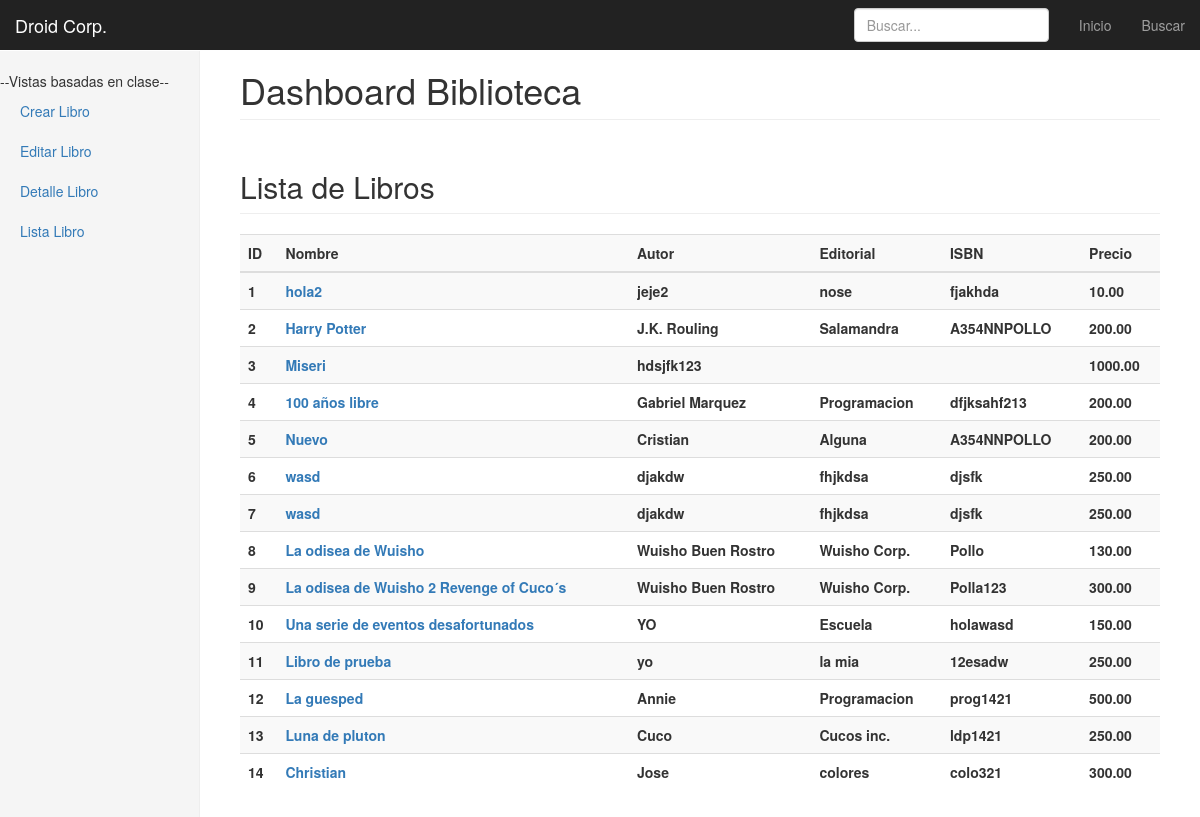
The app's page /libros/lista/, older data.
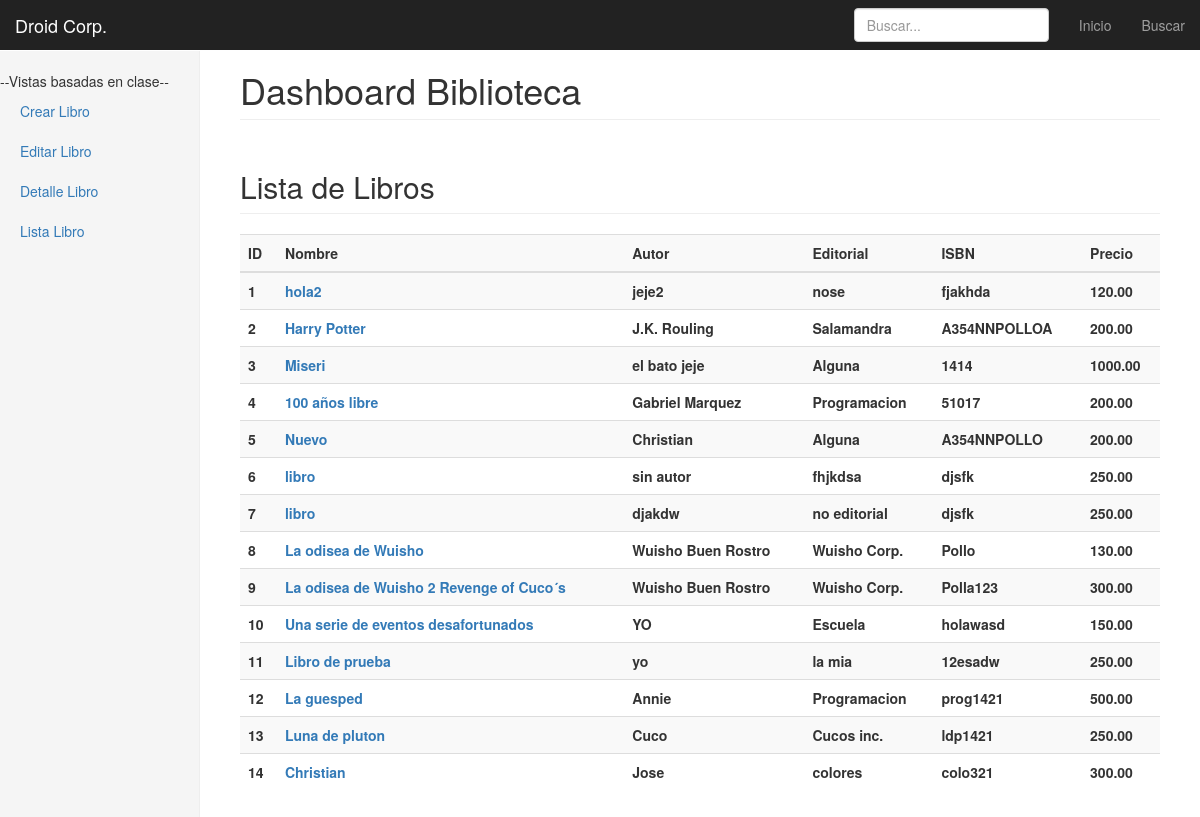
The same page, newer data.
### libros/models.py (models this page shows, shortened)
class libromodelo(models.Model):
    nombre = models.CharField(max_length = 40)
    autor = models.CharField(max_length = 40)
    editorial = models.CharField(max_length = 40)
    ISBN = models.CharField(max_length = 40)
    precio = models.DecimalField(max_digits=9999, decimal_places=2)
    slug = models.SlugField(blank=True)

### libros/views.py (the view, shortened to what this page needs)
class LibroLista(ListView):
    model = libromodelo
    def get_queryset(self, *args, **kwargs):
        qs = super(LibroLista, self).get_queryset(**kwargs)
        bs = self.request.GET.get("q")
        print bs
        return qs

### templates/libros/libromodelo_list.html (shortened to what this page needs)
{%extends 'base.html'%}
{%block busquedas%}
          <form class="navbar-form navbar-right" action="." method="GET">
            <input type="text" class="form-control" placeholder="Buscar..." name="q" value="{{ bs|escape }}">
          </form>
{%endblock%}
{%block content%}
<h2 class="sub-header">Lista de Libros</h2>
          <div class="table-responsive">
            <table class="table table-striped">
                <tr>
                  <th>ID</th>
                  <th>Nombre</th>
                  <th>Autor</th>
                  <th>Editorial</th>
                  <th>ISBN</th>
                  <th>Precio</th>
                </tr>
              <tbody>
    <ul>
  {%for libromodelo in object_list%}
    <tr>
      <th>{{libromodelo.id}}</th>
      <th><a href="/libros/{{libromodelo.slug}}">{{libromodelo.nombre}}</a></th>
      <th>{{libromodelo.autor}}</th>
      <th>{{libromodelo.editorial}}</th>
      <th>{{libromodelo.ISBN}}</th>
      <th>{{libromodelo.precio}}</th>
    </tr>
  {%empty%}
    <li>No hay libros en existencia!</li>
  {%endfor%}
</ul>
      </tbody>
</table>
</div>
{%endblock %}

Row changes from the older to the newer data that the page shows:
changed libromodelo "hola2": precio "10.00" → "120.00"
changed libromodelo "Harry Potter": ISBN "A354NNPOLLO" → "A354NNPOLLOA"
changed libromodelo "Miseri": autor "hdsjfk123" → "el bato jeje"; editorial (not shown) → "Alguna"; ISBN (not shown) → "1414"
changed libromodelo "100 años libre": ISBN "dfjksahf213" → "51017"
changed libromodelo "Nuevo": autor "Cristian" → "Christian"
changed libromodelo "fhjkdsa": nombre "wasd" → "libro"; autor "djakdw" → "sin autor"
changed libromodelo "djakdw": nombre "wasd" → "libro"; editorial "fhjkdsa" → "no editorial"
